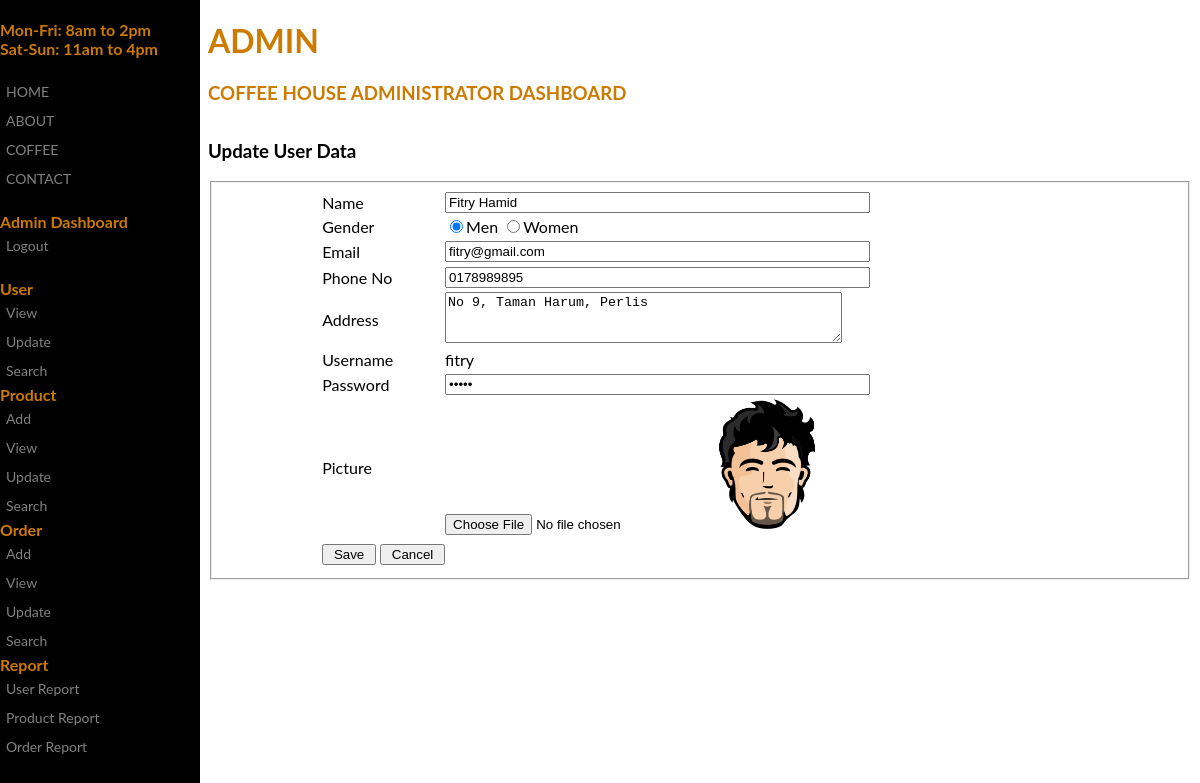
Screenshot of /admin/update_user.php?user_id=2 (signed in) with the database file from the repository.
### tables this page shows
CREATE TABLE `user` (
  `user_id` int(4) NOT NULL,
  `username` varchar(20) NOT NULL,
  `password` varchar(10) NOT NULL,
  `name` varchar(50) NOT NULL,
  `gender` int(2) NOT NULL,
  `address` varchar(100) NOT NULL,
  `telephone` varchar(10) NOT NULL,
  `email` varchar(50) NOT NULL,
  `picture` varchar(100) NOT NULL,
  `level_id` int(10) NOT NULL
);

### admin/update_user.php (the view, shortened to what this page needs)
<?php
include('../include/dbconn.php');
$user = $_SESSION['username'];
$user_id = $_GET['user_id'];
?>
<!DOCTYPE html>
<html>
<head>
</head>
<body>
<div class="sidenav">
<b>
 Mon-Fri: 8am to 2pm <br>
 Sat-Sun: 11am to 4pm
</b><br><br>
  <a href="../index.html">HOME</a>
  <a href="#">ABOUT</a>
  <a href="#">COFFEE</a>
  <a href="#">CONTACT</a>
  <br>
  <b> Admin Dashboard</b>
  <a href="../login/logout.php">Logout</a>
  <br>
  <b>User</b>
  <a href="view_user.php">View</a>
  <a href="update_view_user.php">Update</a>
  <a href="search_user.php">Search</a>
  <b>Product</b>
  <a href="add_product.php">Add</a>
  <a href="view_product.php">View</a>
  <a href="update_view_product.php">Update</a>
  <a href="search_product.php">Search</a>
  <b>Order</b>
  <a href="add_order.php">Add</a>
  <a href="view_order.php">View</a>
  <a href="update_view_order.php">Update</a>
  <a href="search_order.php">Search</a>
  <b>Report</b>
  <a href="#">User Report</a>
  <a href="#">Product Report</a>
  <a href="#">Order Report</a>
</div>
<div class="main">
  <div class="greatinguser">
	<h1><?php echo $user; ?></h1>
	<h3>Coffee House Administrator Dashboard</h3>
  </div>
</div>
<div class="container">
<h3>Update User Data</h3>
<?php
	$query = "SELECT * FROM user WHERE user_id='$user_id'";
	$result = mysqli_query($dbconn, $query) or die ("Error: " . mysqli_error($dbconn));
	$row = mysqli_fetch_array($result);
?>
<fieldset>
<form name="edit_user" method="post" action="db_update_user.php" enctype="multipart/form-data">
    <table width="80%" border="0" align="center">
      <tr>
        <td width="16%">Name</td>
        <td width="84%"><input type="text" name="name" size="50" value="<?php echo ucwords (strtolower($row['name'])); ?>" /></td>
      </tr>
      <tr>
        <td width="16%">Gender</td>
        <td>
        <input name="gender" type="radio" value="1" <?php if($row['gender']==1) { echo 'checked'; } ?> />Men
		<input name="gender" type="radio" value="2" <?php if($row['gender']==2) { echo 'checked'; } ?>/>Women
        </td>
      </tr>
	  <tr>
        <td width="16%">Email</td>
        <td><input type="text" name="email" size="50" value="<?php echo $row['email']; ?>"/></td>
      </tr>
	  <tr>
        <td width="16%">Phone No</td>
        <td><input type="text" name="phone" size="50" value="<?php echo $row['telephone']; ?>"/></td>
      </tr>
      <tr>
        <td width="16%">Address</td>
        <td><textarea name="address" cols="47" rows="3"><?php echo ucwords (strtolower($row['address'])); ?></textarea></td>
      </tr>
      <tr>
        <td width="16%">Username</td>
        <td><?php echo $row['username']; ?>
        	<input type="hidden" name="username" size="50" value="<?php echo $row['username']; ?>" /></td>
      </tr>
      <tr>
        <td width="16%">Password</td>
        <td><input type="password" name="password" size="50" value="<?php echo $row['password']; ?>" /></td>
      </tr>
	  <tr>
      	<td>Picture</td>
        <td>
          <input type="file" name="file" id="file" />
          <img src="../images/<?php echo $row['picture'];?>" width="130" height="130">
	    </td>
      </tr>
      <tr>
        <td colspan="2"><input type="hidden" name="user" value=" <?php echo $user; ?> " />
        <input type="hidden" name="pic" value="<?php echo $row['picture'];?>" /></td>
      </tr>
      <tr>
        <td colspan="2"><input type="submit" name="submit" value=" Save " />
        <input type="button" name="cancel" value=" Cancel " onclick="location.href='update_view_user.php'" /></td>
      </tr>
    </table>
</form>
</fieldset>
</div>
</body>
</html>

### admin/update_user.php (style rules this page uses)
body { font-family: "Lato", sans-serif; color: #cc7a00; background-image:url(''); background-repeat: no-repeat; background-attachment: fixed; background-size: cover; background-color: #ffffff; }
div { max-width: 1100px; height: 100px; }
.sidenav { height: 100%; width: 200px; position: fixed; z-index: 1; top: 0; left: 0; background-color: #000000; overflow-x: hidden; padding-top: 20px; }
.sidenav a { padding: 6px 6px 6px 6px; text-decoration: none; font-size: 14px; color: #818181; display: block; }
.greatinguser { text-transform: uppercase; }
.main { margin-left: 200px; }
.container { font-family: "Lato", sans-serif; color: #000000; margin-left: 200px; }

### rows the page displays
user: name "Fitry Hamid", gender "☑", email "fitry@gmail.com", phone "0178989895", address "No 9, Taman Harum, Perlis", username "fitry", picture (picture)

### other values shown
$user "ADMIN"
